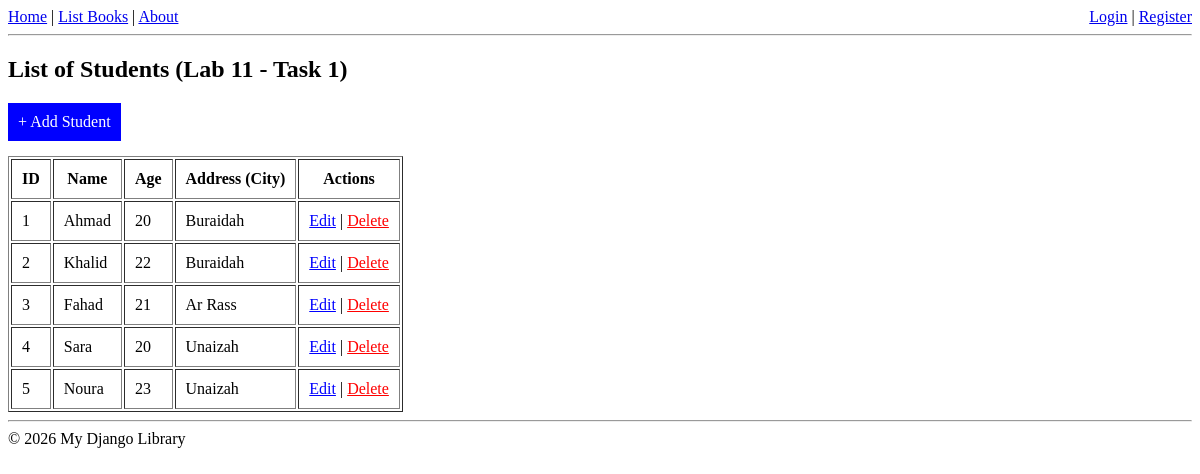
The page /books/lab11/task1/students on the database as committed earlier.
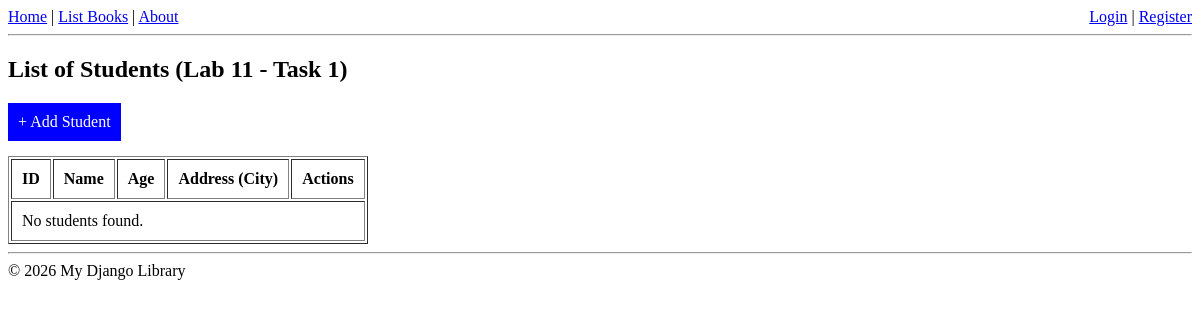
The same page on the database as committed later.
### apps/bookmodule/models.py (models this page shows, shortened)
class Student(models.Model):
    name = models.CharField(max_length=50)
    age = models.IntegerField()
    address = models.ForeignKey(Address, on_delete=models.CASCADE)

class Address(models.Model):
    city = models.CharField(max_length=50)

### apps/bookmodule/views.py (the view)
# urls.py: path('lab11/task1/students', views.list_students, name='lab11_task1.list'),
def list_students(request):
    students = Student.objects.all()
    return render(request, 'bookmodule/lab11_task1_list.html', {'students': students})

### apps/templates/bookmodule/lab11_task1_list.html
{% extends "layouts/base.html" %}
{% block content %}
<h2>List of Students (Lab 11 - Task 1)</h2>
<a href="{% url 'lab11_task1.add' %}" style="display:inline-block; margin-bottom:15px; padding:10px; background-color:blue; color:white; text-decoration:none;">+ Add Student</a>
<table border="1" cellpadding="10">
    <tr>
        <th>ID</th>
        <th>Name</th>
        <th>Age</th>
        <th>Address (City)</th>
        <th>Actions</th>
    </tr>
    {% for student in students %}
    <tr>
        <td>{{ student.id }}</td>
        <td>{{ student.name }}</td>
        <td>{{ student.age }}</td>
        <td>{{ student.address.city }}</td>
        <td>
            <a href="{% url 'lab11_task1.edit' student.id %}" style="color:blue;">Edit</a> |
            <a href="{% url 'lab11_task1.delete' student.id %}" style="color:red;" onclick="return confirm('Delete this student?');">Delete</a>
        </td>
    </tr>
    {% empty %}
    <tr><td colspan="5">No students found.</td></tr>
    {% endfor %}
</table>
{% endblock %}

### apps/templates/layouts/base.html (shortened to what this page needs)
<!DOCTYPE html>
<html>
<head>
</head>
<body>
    <header>
        <a href="/">Home</a> |
        <a href="/books/">List Books</a> |
        <a href="/books/about/">About</a>
        <span style="float: right;">
            {% if request.user.is_authenticated %}
                Welcome, {{ request.user.username }}! |
                <a href="/users/logout" style="color: red;">Logout</a>
            {% else %}
                <a href="/users/login">Login</a> |
                <a href="/users/register">Register</a>
            {% endif %}
        </span>
    </header>
    <hr>
    {% block content %}
    {% endblock %}
    <hr>
    <footer>© 2026 My Django Library</footer>
</body>
</html>

Rows that differ between the two databases and show on the page:
removed Student: id "1", name "Ahmad", age "20", address.city "Buraidah"
removed Student: id "2", name "Khalid", age "22", address.city "Buraidah"
removed Student: id "3", name "Fahad", age "21", address.city "Ar Rass"
removed Student: id "4", name "Sara", age "20", address.city "Unaizah"
removed Student: id "5", name "Noura", age "23", address.city "Unaizah"
Other text that changed with them:
text now shown: "No students found."
